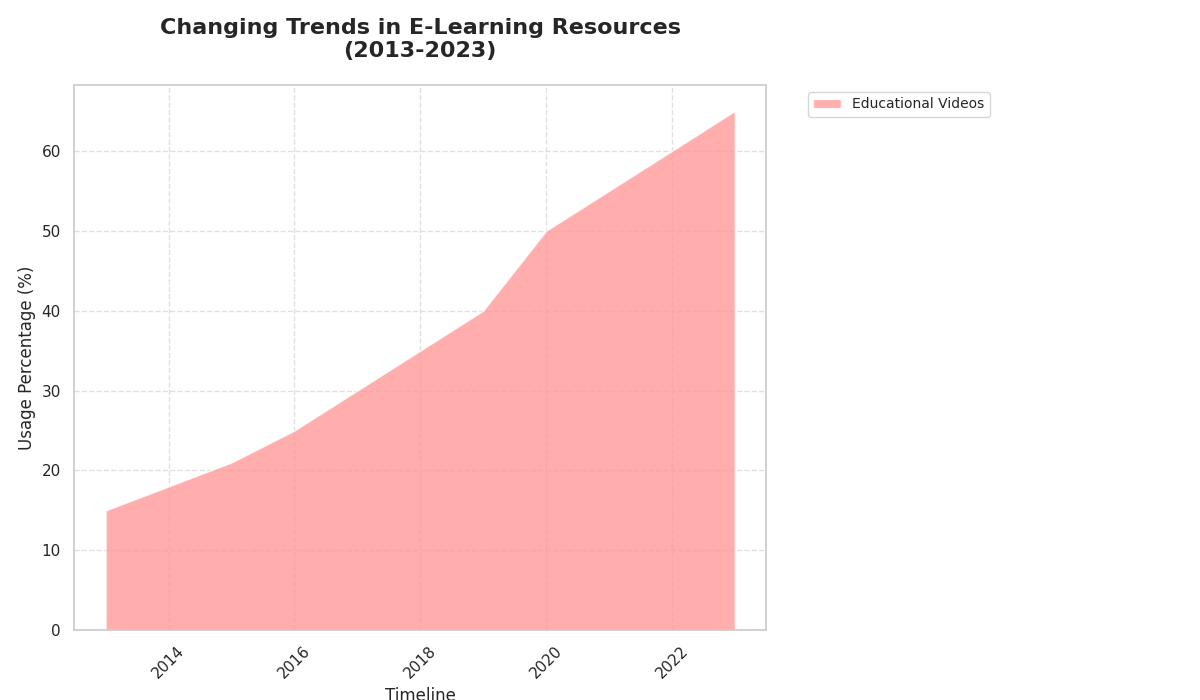

The script that drew this image:
import matplotlib.pyplot as plt
import numpy as np

years = np.arange(2013, 2024)
video_lectures = np.array([15, 18, 21, 25, 30, 35, 40, 50, 55, 60, 65])
usage_stack = np.row_stack((video_lectures,))

fig, ax = plt.subplots(figsize=(12, 7))
ax.stackplot(years, usage_stack, labels=['Educational Videos'],
             colors=['#FF9999'], alpha=0.8)

ax.set_title('Changing Trends in E-Learning Resources\n(2013-2023)', fontsize=16, fontweight='bold', pad=20)
ax.set_xlabel('Timeline', fontsize=12)
ax.set_ylabel('Usage Percentage (%)', fontsize=12)

ax.legend(loc='upper left', fontsize=10, bbox_to_anchor=(1.05, 1))
ax.grid(True, linestyle='--', alpha=0.6)
plt.tight_layout(rect=[0, 0, 0.85, 1])
plt.xticks(rotation=45)
plt.show()
